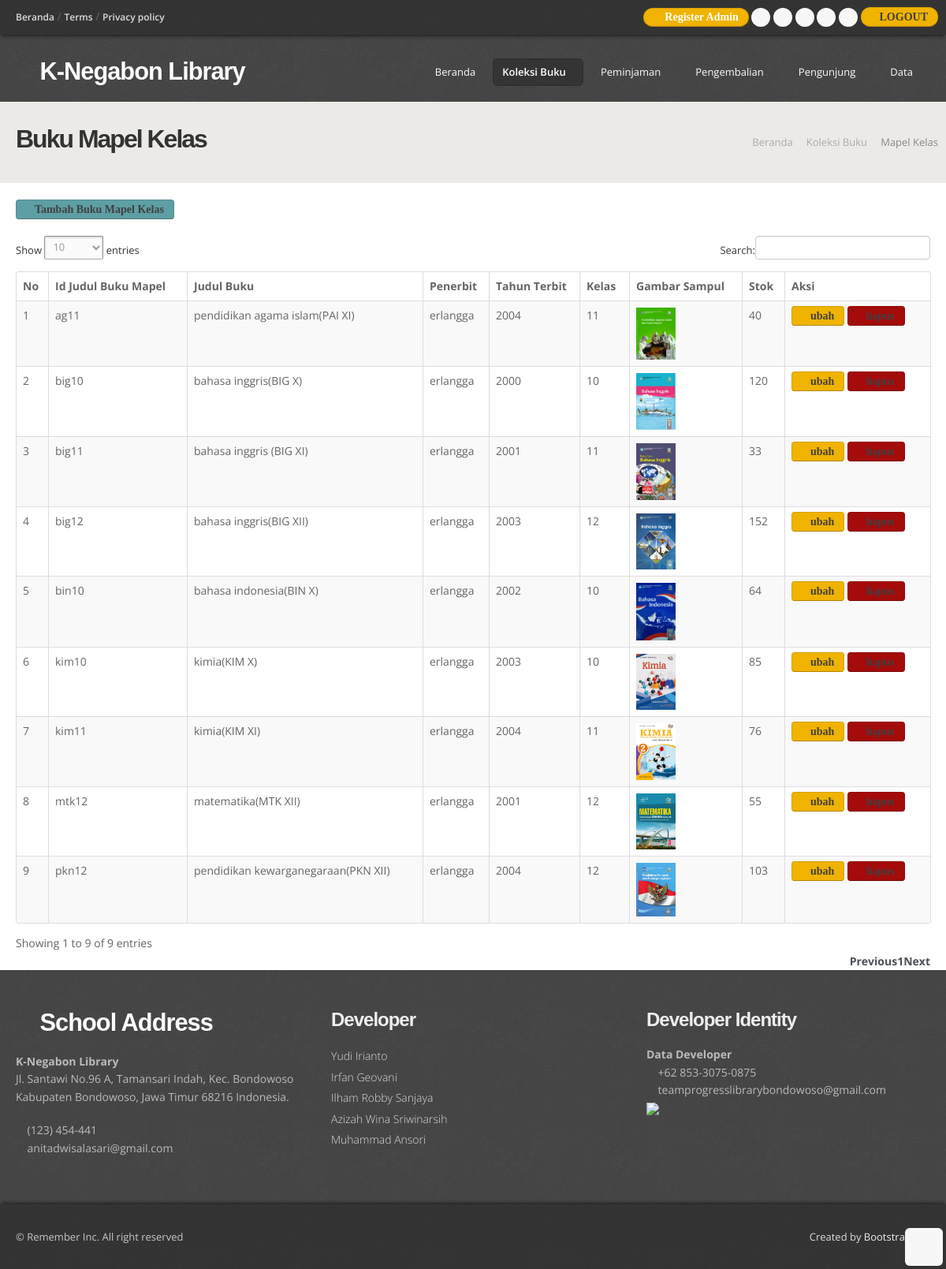
The app's page /admin/mapel.php (signed in) with its own data.
### tables this page shows
CREATE TABLE `buku_mapel_kelas` (
  `id_judul_buku_mapel` varchar(7) NOT NULL,
  `judul_buku_mapel` varchar(50) NOT NULL,
  `id_penerbit` int(5) NOT NULL,
  `tahun_terbit` year(4) NOT NULL,
  `untuk_kelas` varchar(5) NOT NULL,
  `gambar_sampul` varchar(30) NOT NULL,
  `stok` int(5) NOT NULL
);

CREATE TABLE `penerbit` (
  `id_penerbit` int(5) NOT NULL,
  `nama_penerbit` varchar(30) NOT NULL
);

### admin/functions.php (called while the page is built, shortened)
<?php
$conn = mysqli_connect("localhost", "root", "", "perpustakaan");
function query($query) {
    global $conn;
    $result = mysqli_query($conn, $query);
    $rows = [];
    while ($row = mysqli_fetch_assoc($result)){
        $rows[] = $row;
    }
    return $rows;
}
?>

### admin/mapel.php (the view, shortened to what this page needs)
<?php
require 'functions.php';
$buku_mapel_kelas =query ("SELECT a.id_judul_buku_mapel, a.judul_buku_mapel, a.tahun_terbit, a.untuk_kelas, a.gambar_sampul, a.stok, c.nama_penerbit as id_penerbit FROM buku_mapel_kelas a LEFT JOIN penerbit c on c.id_penerbit = a.id_penerbit ORDER BY a.id_judul_buku_mapel ASC ");
?>
<!DOCTYPE html>
<html lang="en">
<head>
  <link href="css/bootstrap.css" rel="stylesheet" />
  <link href="css/bootstrap-responsive.css" rel="stylesheet" />
  <link href="css/prettyPhoto.css" rel="stylesheet" />
  <link href="css/style.css" rel="stylesheet">
  <link href="js/dataTables/dataTables.bootstrap.css" rel="stylesheet">
  <link id="t-colors" href="color/default.css" rel="stylesheet" />
</head>
<body>
  <div id="wrapper">
    <header>
    <?php include 'tag_header.php';  ?>
      <div class="container">
        <div class="row nomargin">
          <div class="span4">
            <div class="logo">
              <h1><a href="index.html"><i class="icon-tint"></i> K-Negabon Library</a></h1>
            </div>
          </div>
          <div class="span8">
            <div class="navbar navbar-static-top">
              <div class="navigation">
                <nav>
                  <ul class="nav topnav">
                    <li><a href="index.php">Beranda</a></li>
                    <li class="dropdown active">
                      <a href="#">Koleksi Buku<i class="icon-angle-down"></i></a>
                    </li>
                    <li class="dropdown">
                      <a href="#">Peminjaman<i class="icon-angle-down"></i></a>
                    </li>
                    <li class="dropdown">
                      <a href="#">Pengembalian<i class="icon-angle-down"></i></a>
                    </li>
                    <li class="dropdown">
                      <a href="#">Pengunjung<i class="icon-angle-down"></i></a>
                    </li>
                    <li class="dropdown">
                      <a href="#">Data<i class="icon-angle-down"></i></a>
                    </li>
                  </ul>
                </nav>
              </div>
            </div>
          </div>
        </div>
      </div>
    </header>
    <section id="inner-headline">
      <div class="container">
        <div class="row">
          <div class="span4">
            <div class="inner-heading">
              <h2>Buku Mapel Kelas</h2>
            </div>
          </div>
          <div class="span8">
            <ul class="breadcrumb">
              <li><a href="index.html">Beranda</a> <i class="icon-angle-right"></i></li>
              <li><a href="#">Koleksi Buku</a> <i class="icon-angle-right"></i></li>
              <li class="active">Mapel Kelas</li>
            </ul>
          </div>
        </div>
      </div>
    </section>
    <br>
    <div class="container-fluid">
    <a href="tambah_mapel.php" class="btn btn-info icon-plus">Tambah Buku Mapel Kelas</a>
    <br><br>
<div class="content">
      <div class="box">
  <div class="offside-3 col-lg-7">
    <form action="" method="post">
      <div class="table-responsive">
    <table class="table table-striped table-bordered table-hover " id="tabel">
        <thead>
        <tr>
			      <th>No</th>
            <th>Id Judul Buku Mapel</th>
            <th>Judul Buku</th>
            <th>Penerbit</th>
            <th>Tahun Terbit</th>
            <th>Kelas</th>
            <th>Gambar Sampul</th>
            <th>Stok</th>
            <th>Aksi</th>
        </tr>
        </thead>
        <tbody>
		<?php $i = 1; ?>
        <?php
            foreach( $buku_mapel_kelas as $row) :
        ?>
        <tr>
			      <td><?=$i; ?></td>
            <td><?php echo $row["id_judul_buku_mapel"]; ?></td>
            <td><?php echo $row["judul_buku_mapel"];?></td>
            <td><?php echo $row["id_penerbit"];?></td>
            <td><?php echo $row["tahun_terbit"];?></td>
            <td><?php echo $row["untuk_kelas"];?></td>
            <td><img src="img/mapel/<?php echo $row["gambar_sampul"]; ?>" width="50"></td>
            <td><?php echo $row["stok"];?></td>
            <td>
              <a href="ubah_mapel.php?id=<?php echo $row ['id_judul_buku_mapel']; ?>" class="btn btn-warning icon-edit" title="ubah data" >ubah</a>
              <a href="hapus_mapel.php?id=<?= $row["id_judul_buku_mapel"]; ?>
              " onclick="return confirm('Yakin Ingin Menghapus Data Ini?');"  class="btn btn-danger icon-trash" title="hapus data">hapus</a>
            </td>
        </tr>
			<?php $i++; ?>
			<?php endforeach; ?>
      </tbody>
    </table>
  </div>
    </form>
  </div>
</div>
</div>
  </div>
  </div>
    <footer>
    <?php include 'footer_admin.php';  ?>
    </footer>
  <a href="#" class="scrollup"><i class="icon-angle-up icon-rounded icon-bglight icon-2x"></i></a>
</body>
</html>

### admin/css/style.css (style rules this page uses)
body { font-family:'Open Sans', Arial, sans-serif; font-size:14px; font-weight:400; line-height:1.6em; color:#656565; }
a { color:#4b5056; }
.bold { font-weight:900; }
.container { padding:0 20px 0 20px; position:relative; }
.row { margin-bottom:30px; }
.row.nomargin { margin-bottom:0; }
header { background: url(../img/header-pattern-150.png) repeat; margin:0; padding:0 0 20px; position:relative; z-index:2000; }
header .logo { float:left; }
header .logo h1 { color:#fdfdfd; letter-spacing:-1px; font-size:2.2em; font-weight:900; margin:0; }
header .logo h1 a { color:#fdfdfd; }
header .navigation { float:right; }
header ul.nav li { border:none; margin:0; }
header ul.nav li a { border:none; font-weight:400; }
.navbar .nav > li > a { font-size:13px; color: #fdfdfd; text-shadow: none; }
header ul.nav li a i { color:#fff; }
.navbar .nav > .active > a,.navbar .nav > .active > a:hover { font-weight:600; }
ul.nav li.dropdown a { z-index:1000; display:block; }
.box { width:100%; }
.box a { text-decoration:none; font-weight:700; }
#inner-headline { background:#eceae6; position:relative; margin:0; padding:0; }
#inner-headline .inner-heading h2 { color:#333; margin:30px 0 0 0; font-size:32px; letter-spacing:-2px; }
#inner-headline ul.breadcrumb { margin:30px 0 0; float:right; background:none; }
#inner-headline ul.breadcrumb li { margin-bottom:0; padding-bottom:0; }
#inner-headline ul.breadcrumb li { font-size:13px; color:#888; text-shadow:none; }
#inner-headline ul.breadcrumb li i { color:#ababab; }
#inner-headline ul.breadcrumb li a { color:#aaa; text-decoration:none; }
footer { padding:50px 0 0 0; color:#bbb; background: url(../img/header-pattern-150.png) repeat; }
.scrollup { position:fixed; width:32px; height:32px; bottom:20px; right:20px; }
a.scrollup { outline:0; text-decoration:none; }
a i.icon-bglight, a i.icon-bgdark { display: inline-block; }
[class^="icon-"], [class*=" icon-"] { color:#404040; }

### admin/color/default.css (style rules this page uses)
.logo h1 [class^="icon-"] { color:#8fc04e; }

### admin/css/shortcodes.css (style rules this page uses)
i.icon-bglight { color: #444; background: #f7f7f7; }
.icon-rounded { display: inline-block; border-radius: 6px !important; -moz-border-radius: 6px !important; -webkit-border-radius: 6px !important; -o-border-radius: 6px !important; -ms-border-radius: 6px !important; text-align: center; width: 24px !important; height: 24px !important; line-height: 24px !important; }
.icon-rounded.icon-2x { width: 48px !important; height: 48px !important; line-height: 48px !important; }

### records on screen
buku_mapel_kelas: id_judul_buku_mapel "ag11", judul_buku_mapel "pendidikan agama islam(PAI XI)", id_penerbit.nama_penerbit "erlangga", tahun_terbit "2004", untuk_kelas "11", gambar_sampul (picture), stok "40"
buku_mapel_kelas: id_judul_buku_mapel "big10", judul_buku_mapel "bahasa inggris(BIG X)", id_penerbit.nama_penerbit "erlangga", tahun_terbit "2000", untuk_kelas "10", gambar_sampul (picture), stok "120"
buku_mapel_kelas: id_judul_buku_mapel "big11", judul_buku_mapel "bahasa inggris (BIG XI)", id_penerbit.nama_penerbit "erlangga", tahun_terbit "2001", untuk_kelas "11", gambar_sampul (picture), stok "33"
buku_mapel_kelas: id_judul_buku_mapel "big12", judul_buku_mapel "bahasa inggris(BIG XII)", id_penerbit.nama_penerbit "erlangga", tahun_terbit "2003", untuk_kelas "12", gambar_sampul (picture), stok "152"
buku_mapel_kelas: id_judul_buku_mapel "bin10", judul_buku_mapel "bahasa indonesia(BIN X)", id_penerbit.nama_penerbit "erlangga", tahun_terbit "2002", untuk_kelas "10", gambar_sampul (picture), stok "64"
buku_mapel_kelas: id_judul_buku_mapel "kim10", judul_buku_mapel "kimia(KIM X)", id_penerbit.nama_penerbit "erlangga", tahun_terbit "2003", untuk_kelas "10", gambar_sampul (picture), stok "85"
buku_mapel_kelas: id_judul_buku_mapel "kim11", judul_buku_mapel "kimia(KIM XI)", id_penerbit.nama_penerbit "erlangga", tahun_terbit "2004", untuk_kelas "11", gambar_sampul (picture), stok "76"
buku_mapel_kelas: id_judul_buku_mapel "mtk12", judul_buku_mapel "matematika(MTK XII)", id_penerbit.nama_penerbit "erlangga", tahun_terbit "2001", untuk_kelas "12", gambar_sampul (picture), stok "55"
buku_mapel_kelas: id_judul_buku_mapel "pkn12", judul_buku_mapel "pendidikan kewarganegaraan(PKN XII)", id_penerbit.nama_penerbit "erlangga", tahun_terbit "2004", untuk_kelas "12", gambar_sampul (picture), stok "103"
